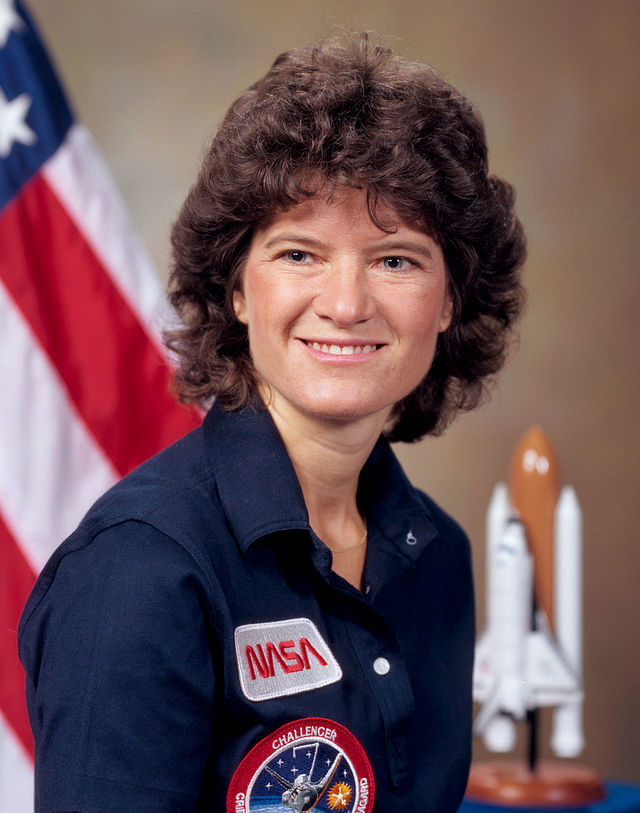
#> input picture intermediate/python/Sally.png, 640 x 813 px
$ jupyter execute --allow-errors SoftwareCarpentryDev_MRD_WithSolutions.ipynb   (shell and % lines are left out)   (Python 2 division)
#> lines starting #> are read from the running program, lines starting #| are printed output that depends on the picture; after the words box and inside, x2 and y2 are one past the last pixel; in counts of white or black regions, pixels touching at a corner belong together
# How to Quantitatively Analyse an Image (Matthew Dimmock, Monash University)

The aim of this IPython Notebook is to introduce you to how real quantitative analysis of an image is performed.  In order to do this, we will complete the following analysis procedure:

1.  Load an image.
1.  Select an RoI.
1.  Histogram the intensities.
1.  Fit the histogram.
1.  Extract the parameters that define the fit function.

# Loading and Presenting Image File Data

We are going to start by loading a raw image file that is representative of a data set that may have been acquired during an imaging experiment.  To do this, we will use the Scipy (http://www.scipy.org/) library.

In general, image data can be stored in either raster or vector graphics formats.  Vector graphics scale with the resolution of the device on which they are viewed, whereas the appearance of raster graphics is resolution dependent and cannot scale arbitrarily.  Vector graphics are typically used for graphical design applications whilst raster graphics are used for photographic images.

In this demonstration we will be concerned with raster graphics which are effectively a dot matrix of data.  As medical images may be optical or non-optical (e.g. X-ray) we will also discuss the coversion between colour and grayscale.  At each point in the matrix of a colour (RGB) raster image a red (R), green (G) and blue (B) value is stored.

The raster image we will load is of Lena Soderberg (http://en.wikipedia.org/wiki/Lena_S%C3%B6derberg) whose photograph has become the standard image for testing digital processing algorithms.  We will use this image as our phantom (test data).

The first task is for you to download the portable network graphic (PNG) file from the aforementioned Wikipedia page and save it into the same directory (folder) as this Ipython Notebook file.  Make sure that when you save the file, the file name is "Lenna.png" (without the quotation marks).

We are going to import the image in two different ways.  The first method is to load an external image file (the PNG from the Wikipedia page) referenced above.  This is the standard way a user would load an image for subsequent analysis and processing.  The second method is to access the built-in image available in the SciPy library; giving an easily accessible image for convenient on-the-fly testing of code you develop.

[cell 1]
# Import required libraries.
# Get the library section that contains the built-in Lena image.
from scipy import misc
# Get the Scipy
from scipy import ndimage

# Specify the path to the first image (PNG) file.
lenaPath = "./Lenna.png"
sallyPath = "./Sally.png"

# Load the first image file into memory.
sallyPNG = ndimage.imread(sallyPath)
#> sallyPNG is the input picture: shape (813, 640, 3); mean R, G, B 108.8, 82.1, 87.4

# Load the second image file (built-in) from the Scipy library.
#> (the rest of this cell did not finish here and is left out)

Now we have loaded the two data sets, we can investigate their properties.

[cell 2]
# Check the shape of the image object
print "The shape of the external file (PNG) structure is %d x %d x %d." %(sallyPNG.shape[0], sallyPNG.shape[1], sallyPNG.shape[2])
#| The shape of the external file (PNG) structure is 813 x 640 x 3.
print "The maximum pixel intensity is %d." %(sallyPNG.max())
#| The maximum pixel intensity is 255.
print "The data type is %s." %(sallyPNG.dtype)
#| The data type is uint8.

We can see that the PNG file has three values at each location in the 512 x 512 matrix, corresponding to the intensity of R, G and B.  The built-in Scipy image data is a single 512 x 512 array.  As we will soon see, the representation as a single matrix is because the image is already in grayscale; this the format required for most image analysis techniques.

As a side note, an RGB image may have three or four columns.  The fourth column would correspond to an $\alpha$-value (A) which describes the opacity of the image and is utilised for overlaying multiple images.  We will not worry about $\alpha$-values in this demonstration.  A PNG would typically be 32-bit (four bytes) per pixel for RGBA, with 8-bit integer precision per channel (R, G, B and A), per pixel.  For grayscale, the PNG might have 8-bit integer precision per pixel with a byte-depth of only one.

Now we will plot each of the images using the `imshow` function in `Matplotlib`.  As we are plotting data, we must also be concerned with presentation.  Matplotlib does not have a [layout-engine](../../gloss.html#layout-engine) and so certain formatting tasks must be undertaken by the user.  In the following example, the first section of code is present to overwrite the default `rcParams` dictionary with those suitable for the IPython Notebook.

[cell 3]
# Specify that we want to show the plots in the notebook.

# Get the Matplotlib plotting libraries.
import pylab as plt

# Plot the PNG in the jet colourmap.
plt.figure()
plt.imshow(sallyPNG, interpolation = 'nearest', origin='upper', cmap="jet")
plt.xlabel("Pixel number")
plt.ylabel("Pixel number")
plt.clim([0,255])
plt.colorbar()

plt.show()

If we are not happy with the default properties of the figures, we can adjust them to our satisfaction.

[cell 4]
# Get the default plot formatting parameters.
rcdef = plt.rcParams.copy()

# Specify the new plot formatting parameters.
newparams = {'axes.labelsize': 4, 'axes.linewidth': 0.5, 'savefig.dpi': 300,
             'lines.linewidth': 1.5, 'figure.figsize': (2.0, 1.0),
             'figure.subbplot.wspace': 0.5,
             'xtick.major.size': 2, 'ytick.major.size': 2,
             'xtick.minor.size': 2, 'ytick.minor.size': 2,
             'ytick.labelsize': 4, 'xtick.labelsize': 4,
             'ytick.major.pad': 2, 'xtick.major.pad': 2,
             'legend.fontsize': 4, 'legend.frameon': False,
             'legend.handlelength': 1.5}

# Load the plot formatting parameters
plt.rcParams.update(rcdef)
#> (the rest of this cell did not finish here and is left out)

In order to understand the differences between the two figures we will plot them alongside one and other,

In the first sub-plot (left) of the first figure, we will plot the PNG data with all colour components (R, G and B) as would be observed on a standard display.  We have specified the "jet" colour map explicitly in this example, although "jet" is the defaults colour map in Matplotlib.

Alongside the PNG, we will also plot the built-in Lena image (centre), again using the default "jet" colour map.  We will immediately see that the built-in image of Lena does not look like a conventional photograph; this is how grayscale images appear when represented in a colour map intended for displaying RGB.  As a final step we will also plot the built-in image of Lena in grayscale (right).

As a side note, it is useful to understand that grayscale images can be stored as integer (e.g. 8-bit PNG) or floating point (e.g. 32-bit TIFF - complicated container not discussed here).  Scipy and Matplotlib both call the Python Image Library (PIL) for image reading and writing.  The PIL can only read up to 16-bit TIFFs.

The image we have imported has three color channels; we can combine these into a single grayscale channel so that we have a monochrome image to work with:

[cell 5]
# A more elegant way to separate the image into its RGB components is to use the transpose of the array of input data.
redSallyT, greenSallyT, blueSallyT =  ndimage.imread(sallyPath).T
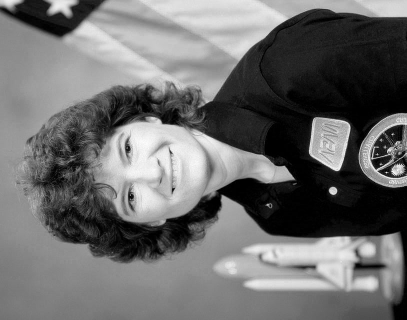
#> redSallyT: shape (640, 813) (shown at 1/2 size); min 0, max 255, mean 108.8
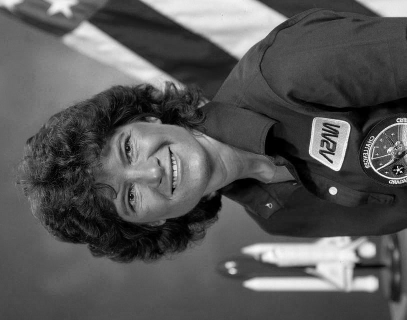
#> blueSallyT: shape (640, 813) (shown at 1/2 size); min 0, max 255, mean 87.4

# Now apply step to of the conversion from sRGB to linear grayscale.
graySally = (0.299 * redSallyT) + (0.587 * greenSallyT) + (0.114 * blueSallyT)

# We have to apply a second transpose as the initial transpose swapped the X and Y axes as well as the Z axis.
graySally = graySally.T.astype("uint8")
#> graySally: shape (813, 640)

[cell 6]
# Plot the PNG in the jet colourmap.
# Can't keep the same figure size for multi-sub-plot so need to specify something sensible.
plt.figure(figsize = (4.0, 2.0))
plt.subplot(1,3,1)
plt.imshow(sallyPNG, interpolation = 'nearest', origin='upper', cmap="jet")
plt.xlabel("Pixel number")
plt.ylabel("Pixel number")
plt.clim([0,255])
plt.colorbar()

# Plot the grayscale image in jet.
plt.subplot(1,3,2)
plt.imshow(graySally, interpolation = 'nearest', origin='upper', cmap="jet")
plt.xlabel("Pixel number")
plt.ylabel("Pixel number")
plt.clim([0,255])
plt.colorbar()

# Plot the grayscale image in grayscale.
plt.subplot(1,3,3)
plt.imshow(graySally, interpolation = 'nearest', origin='upper', cmap="gray")
plt.xlabel("Pixel number")
plt.ylabel("Pixel number")
plt.clim([0,255])
plt.colorbar()

plt.show()
#> (the call stopped at in demo_locatable_axes_hard, `ax = LocatableAxes(fig1, divider.get_position())`: mpl_toolkits is not available in this run)

We can see from the plots above that even though we have overwritten some of the parameters in the "rcParams" dictionary, and adjusted the figure size, the formatting of the subplots is still poor.  In order to address this, we can look for other examples (http://matplotlib.org/gallery.html) that already exist on the internet that are close to the format we require.

The example I have chosen that looks closest to what we want to achieve (http://matplotlib.org/examples/pylab_examples/hexbin_demo.html) can be loaded directly using the `load` command.  The source code will then be copied into the cell immediately below the cell in which the command is issued:

[cell 7]
import matplotlib.pyplot as plt

def get_demo_image():
    import numpy as np
    from matplotlib.cbook import get_sample_data
    f = get_sample_data("axes_grid/bivariate_normal.npy", asfileobj=False)
    z = np.load(f)
    # z is a numpy array of 15x15
    return z, (-3,4,-4,3)


def demo_simple_image(ax):
    Z, extent = get_demo_image()

    im = ax.imshow(Z, extent=extent, interpolation="nearest")
    cb = plt.colorbar(im)
    plt.setp(cb.ax.get_yticklabels(), visible=False)


def demo_locatable_axes_hard(fig1):

    from mpl_toolkits.axes_grid1 \
         import SubplotDivider, LocatableAxes, Size

    divider = SubplotDivider(fig1, 2, 2, 2, aspect=True)

    # axes for image
    ax = LocatableAxes(fig1, divider.get_position())

    # axes for colorbar
    ax_cb = LocatableAxes(fig1, divider.get_position())

    h = [Size.AxesX(ax), # main axes
         Size.Fixed(0.05), # padding, 0.1 inch
         Size.Fixed(0.2), # colorbar, 0.3 inch
         ]

    v = [Size.AxesY(ax)]

    divider.set_horizontal(h)
    divider.set_vertical(v)

    ax.set_axes_locator(divider.new_locator(nx=0, ny=0))
    ax_cb.set_axes_locator(divider.new_locator(nx=2, ny=0))

    fig1.add_axes(ax)
    fig1.add_axes(ax_cb)

    ax_cb.axis["left"].toggle(all=False)
    ax_cb.axis["right"].toggle(ticks=True)

    Z, extent = get_demo_image()

    im = ax.imshow(Z, extent=extent, interpolation="nearest")
    plt.colorbar(im, cax=ax_cb)
    plt.setp(ax_cb.get_yticklabels(), visible=False)


def demo_locatable_axes_easy(ax):
    from mpl_toolkits.axes_grid1 import make_axes_locatable

    divider = make_axes_locatable(ax)

    ax_cb = divider.new_horizontal(size="5%", pad=0.05)
    fig1 = ax.get_figure()
    fig1.add_axes(ax_cb)

    Z, extent = get_demo_image()
    im = ax.imshow(Z, extent=extent, interpolation="nearest")

    plt.colorbar(im, cax=ax_cb)
    ax_cb.yaxis.tick_right()
    for tl in ax_cb.get_yticklabels():
        tl.set_visible(False)
    ax_cb.yaxis.tick_right()


def demo_images_side_by_side(ax):
    from mpl_toolkits.axes_grid1 import make_axes_locatable

    divider = make_axes_locatable(ax)

    Z, extent = get_demo_image()
    ax2 = divider.new_horizontal(size="100%", pad=0.05)
    fig1 = ax.get_figure()
    fig1.add_axes(ax2)

    ax.imshow(Z, extent=extent, interpolation="nearest")
    ax2.imshow(Z, extent=extent, interpolation="nearest")
    for tl in ax2.get_yticklabels():
        tl.set_visible(False)


def demo():

    fig1 = plt.figure(1, (6, 6))
    fig1.clf()

    ## PLOT 1
    # simple image & colorbar
    ax = fig1.add_subplot(2, 2, 1)
    demo_simple_image(ax)

    ## PLOT 2
    # image and colorbar whose location is adjusted in the drawing time.
    # a hard way

    demo_locatable_axes_hard(fig1)


    ## PLOT 3
    # image and colorbar whose location is adjusted in the drawing time.
    # a easy way

    ax = fig1.add_subplot(2, 2, 3)
    demo_locatable_axes_easy(ax)


    ## PLOT 4
    # two images side by side with fixed padding.

    ax = fig1.add_subplot(2, 2, 4)
    demo_images_side_by_side(ax)

    plt.draw()
    plt.show()


demo()

Clearly the plot produced by the code we have imported from the `demo_axes_divider.py` is too large for Ipython Notebook.  We could change the situation by modifyint the line `fig1 = plt.figure(1, (6, 6))` to `fig1 = plt.figure(1, (3, 3))` and re-running the cell.  However, this is not the point.  The point was to import the code to find the section that we want to use in our code.

We know from our 3 `subplots` that we are struggling with the placement of our colourbars.  From reading the source code we have just loaded from the web, we can see that the syntax we are looking for is something along the lines of `from mpl_toolkits.axes_grid1 import make_axes_locatable` and `divider = make_axes_locatable(ax)`.  We can therefore copy and paste this section in with our previous code in order to tidy up plot.

We will demonstrate how to do this for the first of the 3 `subplots`.

[cell 8]
from mpl_toolkits.axes_grid1 import make_axes_locatable

im2Plot = sallyPNG
colorMap = "jet"

# Get handles for the figure and the subplots.
fig = plt.figure(figsize = (4.0, 2.0))

# Plot the first image.
ax = fig.add_subplot(1, 3, 1)
im = ax.imshow(im2Plot, interpolation = 'nearest', origin = 'upper', cmap = colorMap)
ax.set_xlabel("Pixel number")
ax.set_ylabel("Pixel number")
im.set_clim([0,255])

# Create divider for axis
divider = make_axes_locatable(ax)

# Append axes to the right of ax, with 5% width of ax
colAx = divider.append_axes("right", size="5%", pad=0.05)

# Plot the colorbar.
cbar = plt.colorbar(im, cax = colAx)

# Specify that we want the figure labels to be tight to the axes.
# This is executed once after all of the subplots have been populated.
fig.tight_layout()

plt.show()

### Challenges

Now we can see that the `colorbar` scales sensibly with the image.  However, we have only populated one of the 3 `subplots`.  What we really need is a function that incorporates the syntax we have just used but that populates the 3 `subplots` using a `for` loop.

1.  Write a function called `plotNby1Subplot` that takes a list of `N` tuples of images with their corresponding colour-maps and plots them in a `1xN` row of subplots.  Demonstrate that it correctly plots the tuples:

    ```
    (sallyPNG, "jet"),
    (graySally, "jet"),
    (graySally, "gray").
    ```

1.  Use the same `plotNby1Subplot` function and the correct colour-maps to display the R, G and B components of `sallyPNG`.

[cell 9]
# SOLUTION TO CHALLENGE 1
def plotNby1Subplot(icts, figSize = (4.0, 2.0)):

    # Get handles for the figure and the subplots.
#> called with figSize = (4, 2)
    fig = plt.figure(figsize = figSize)

    for index, ict in enumerate(icts):

        # Plot the image.
        ax = fig.add_subplot(1, len(icts), index + 1)
        im2Plot = icts[index][0]
        im = ax.imshow(im2Plot, interpolation = 'nearest', origin = 'upper', cmap = icts[index][1])
        ax.set_xlabel("Pixel number")
        ax.set_ylabel("Pixel number")
        im.set_clim([0,255])

        # Create divider for axis
        divider = make_axes_locatable(ax)

        # Append axes to the right of ax, with 5% width of ax
        cax = divider.append_axes("right", size="5%", pad=0.05)

        # Plot the colorbar.
        cbar = plt.colorbar(im, cax = cax)
#> this loop made 3 passes

    fig.tight_layout()

# Define the tuple data.
imageColbarTupList = [(sallyPNG, "jet"),
                      (graySally, "jet"),
                      (graySally, "gray")]

# Plot the images
plotNby1Subplot(imageColbarTupList)

plt.show()

[cell 10]
# SOLUTION TO CHALLENGE 2

# We can access the R component of the array.
redSally = sallyPNG[:,:,0]
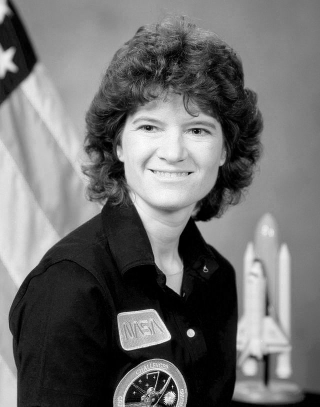
#> redSally: shape (813, 640) (shown at 1/2 size); min 0, max 255, mean 108.8

# We can also access the G and B components:
greenSally = sallyPNG[:,:,1]
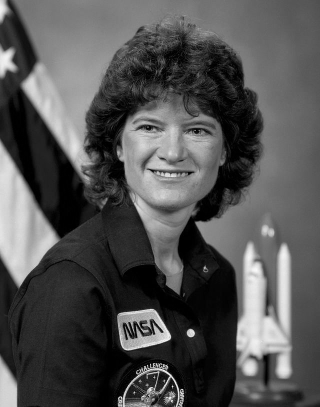
#> greenSally: shape (813, 640) (shown at 1/2 size); min 0, max 255, mean 82.1
blueSally = sallyPNG[:,:,2]
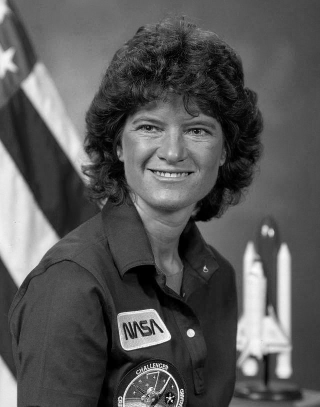
#> blueSally: shape (813, 640) (shown at 1/2 size); min 0, max 255, mean 87.4

imageColbarTupList = [(redSally, "Reds"),
                      (greenSally, "Greens"),
                      (blueSally, "Blues")]

# Plot the images
plotNby1Subplot(imageColbarTupList)
#> the loop in plotNby1Subplot (call 2), `for index, ict in enumerate(icts):` made 3 passes

plt.show()

# Image Data Manipulation

Up to now all that we have done is load an image file and present the data to explain how it is stored in different image files.  RGB data is not usually the most useful format for quantitative analysis in medical imaging.  What we need are the grayscale intensities, so that we have a single number at each point in the 512 x 512 matrix.

The rigorous way to convert RGB to grayscale follows a multi-step process (http://en.wikipedia.org/wiki/SRGB):

1.  Map the PNG sRGB values onto the linear sRGB scale using the reverse gamma transformation.
1.  Convert the linear sRGB values to linear grayscale values.
1.  Apply the forward sRGB gamma transformation.

We are not going to worry about the gamma correction and will just apply Step 2 which is a good enough approximation.

[cell 11]
def plotSingleFigImshow(im2Plot):
    # Plot grayscale image.
    plt.imshow(im2Plot, interpolation = 'nearest', origin='upper', cmap='gray')
    plt.xlabel("Pixel numer")
    plt.ylabel("Pixel numer")
    plt.clim([0,255])
    plt.colorbar()

# Plot the image.
plotSingleFigImshow(graySally)

plt.show()

Now we have the grayscale (intensity) distribution of the image we are ready to analyse the data.

In image processing, we often wish to apply a point operation to the data set.  In this example we will set a window with a level of 50 and a width of 60 ($\pm$30).  All pixels that lie outside of the window (20 < I < 80) will be set to zero.  We could do this with [nested-loops](../../gloss.html#nested-loops), however, this is cumbersome and messy.  A neater way is to use a [boolean](../../gloss.html#boolean) [mask](../../gloss.html#mask):

[cell 12]
# Generate a mask by simple thresholding.
boolMask = (graySally > 80) | (graySally < 20)
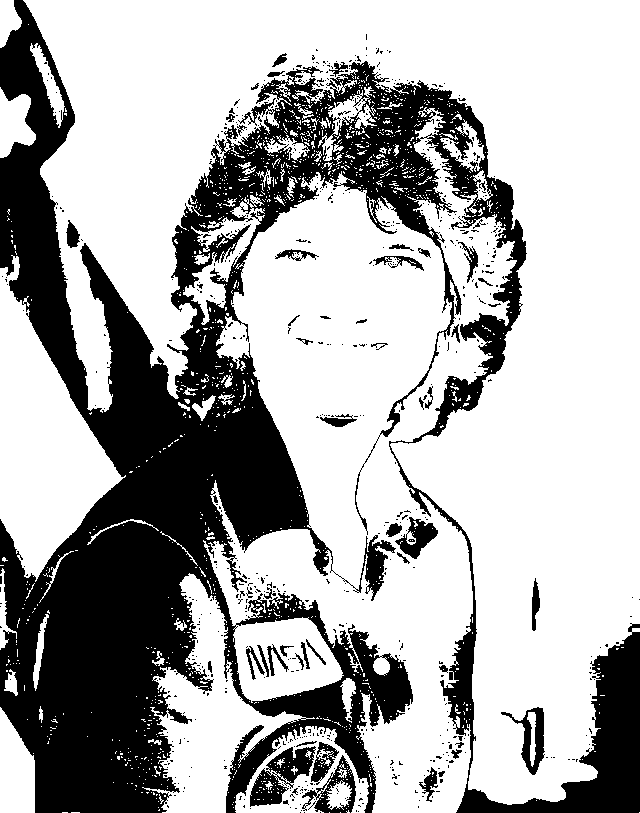
#> boolMask: shape (813, 640) bool; 67.7% white; 655 black regions (603 under 20 px), largest, box (x1, y1, x2, y2) and area: (0, 0, 640, 813) 157104, (250, 746, 316, 807) 1815, (302, 755, 356, 813) 1001

# In the mask, all pixels with intensity >200 OR <100 will be set to True.
# Now set these pixels to zero.
graySally[boolMask] = 0
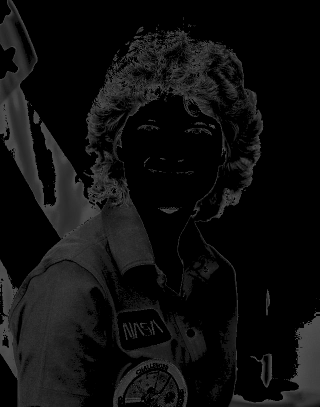
#> graySally: shape (813, 640) (shown at 1/2 size); min 0, max 80, mean 14.7

# Plot the image.
plotSingleFigImshow(graySally)

plt.show()

We can see that all regions of the data that lie outside the window now appear black in the image.

If we now decide that we want to apply a different threshold we will run into a problem.  We will demonstrate this by applying a window with a level of 120 and a width of 40 ($\pm$20).

[cell 13]
# Generate a mask by simple thresholding.
boolMask = (graySally > 140) | (graySally < 100)
#> boolMask: shape (813, 640) bool; every value is 1

# In the mask, all pixels with intensity >200 OR <100 will be set to True.
# Now set these pixels to zero.
graySally[boolMask] = 0
#> graySally: shape (813, 640); every value is 0

# Plot the image.
plotSingleFigImshow(graySally)

plt.show()
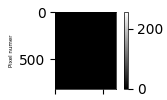
#> figure drawn by matplotlib, 2 panels

We can see that the image is black.  That is because we are applying a second threshold to the same  [instance](../../gloss.html#instance) of the data that we applied the initial window to.  Whenever we want to manipulate data we should first make a copy so that we maintain the integrity of the initial instance.  We can do this by using the `copy` function in the `copy` library:

[cell 14]
# Import the copy library.
import copy as cp

# We need to go back and regenerate graySally.
graySally = (0.299 * redSally) + (0.587 * greenSally) + (0.114 * blueSally)
#> (the rest of the program and of its run is left out)
